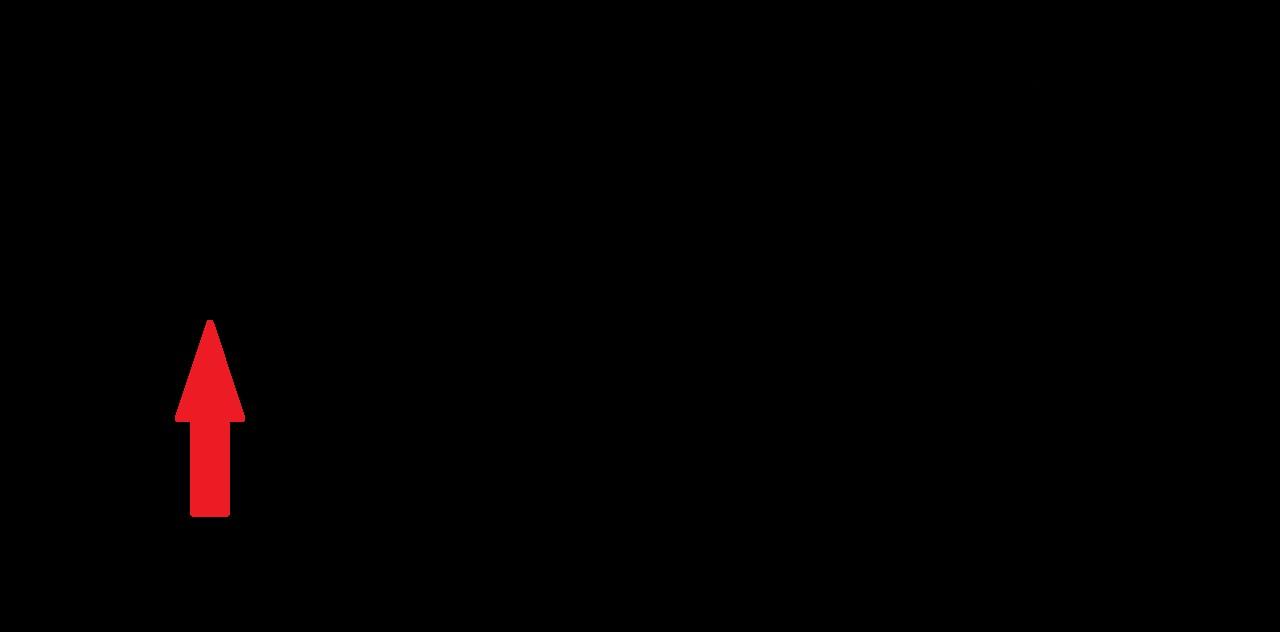
#> input picture s.jpg, 1280 x 632 px, found by its file name
$ python SocialForceSimulation.py
#> lines starting #> are read from the running program, lines starting #| are printed output that depends on the picture; after the words box and inside, x2 and y2 are one past the last pixel; in counts of white or black regions, pixels touching at a corner belong together
### generation.py
import numpy as np
import matplotlib.pyplot as plt
import matplotlib.image as mpimg
import time


def generate_standardized_map(path):
    #Read map
    img = mpimg.imread(path)
#> img is the input picture: shape (632, 1280, 3); mean R, G, B 2.3, 0.3, 0.4
    img = img.mean(axis=2)
#> img: shape (632, 1280) float64
    img[np.where(img>70)] = 255
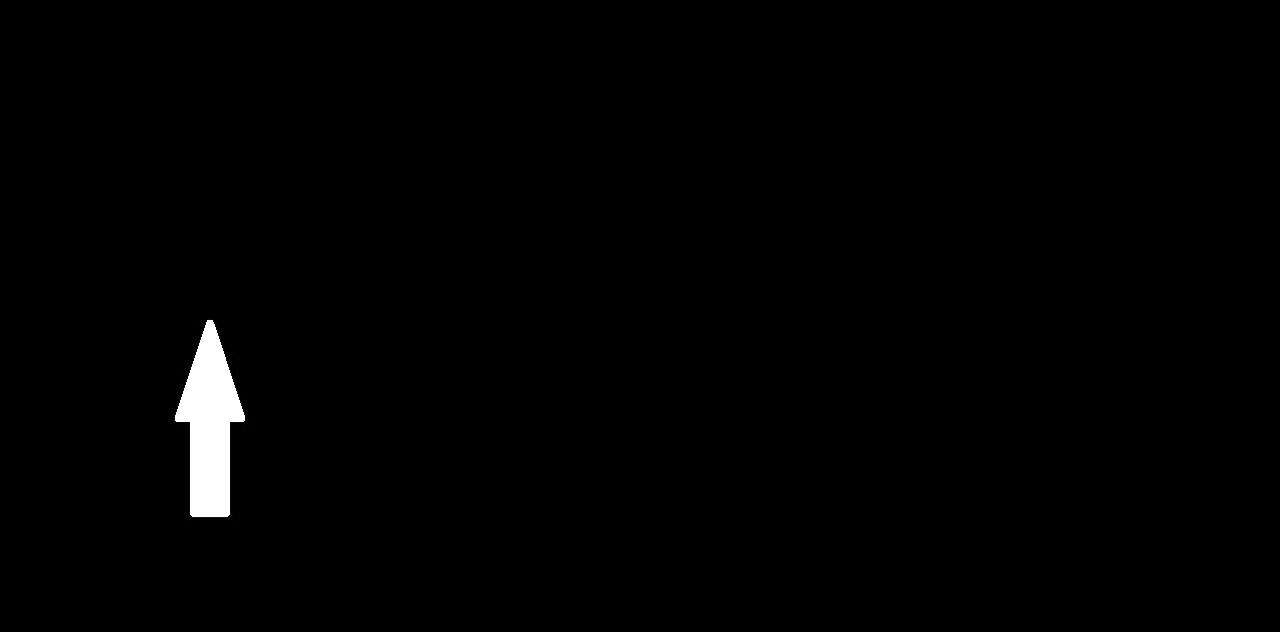
#> img: shape (632, 1280) float64; min 0, max 255, mean 2.5
    img[np.where(img<=70)] = 0
#> img: shape (632, 1280) float64; 0.97% white; 1 white region, box (x1, y1, x2, y2) and area: (175, 320, 245, 517) 7840
    return img

def generate_person(born_points, max_population_one_time):
    #born_points is a list or array contains
    #all the born points of one born place

    #population generated should be less than some value
    population = np.random.randint(1,max_population_one_time)

    #each person has his/her mass
    sign = np.floor(np.random.random(population) - 0.5)
    sign[np.where(sign==0)]=1
    population_mass_set = sign * np.random.random(population) * 10 + 60
    population_mass_set = np.reshape(population_mass_set, (population,1))

    #each person has his/her born coordinate
    born_cdnt = np.array([born_points[np.random.randint(np.size(born_points)/2)] for i in range(population)], dtype=float)# a random chosen born point coordinate

    return population_mass_set, born_cdnt

# [21 lines left out: function generate_potential_field, not called in this run]


def generate_population_plot(population_coordinate_set, img, iteration_time, root_path):
#> called with population_coordinate_set = array of shape (6, 2), iteration_time = 0
    plt.figure(figsize=[10, 10], dpi=150)
    plt.ion()

    plt.cla()
    plt.imshow(img)
    r = population_coordinate_set[:,0]
    c = population_coordinate_set[:,1]
    plt.plot(c,r,'r.', ms=.2)
    plt.xlim([0, 400])
    plt.pause(.001)
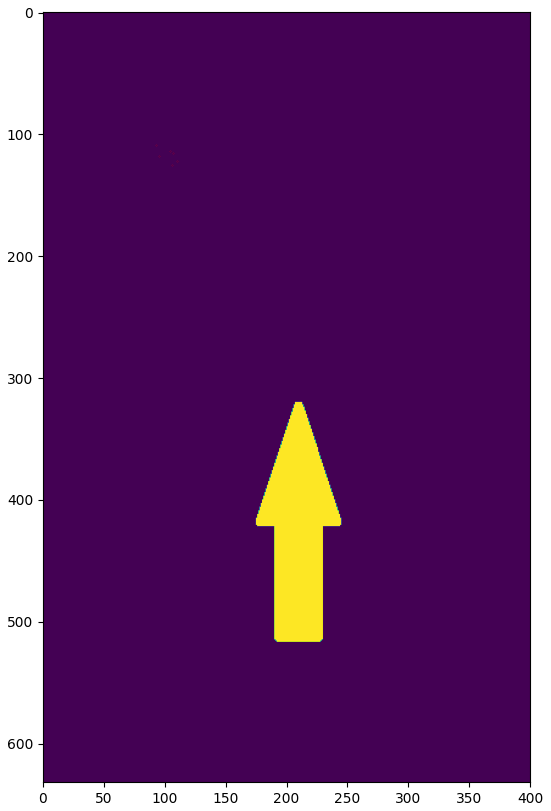
#> figure drawn by matplotlib, 1 panel

    plt.ioff()
    plt.savefig(root_path + r'pics\\%i.jpg'%iteration_time)

def generate_resultant_force_set(driven_force_set, population_repulsion_set):
    return driven_force_set + population_repulsion_set

### calculation.py
import numpy as np
import math
import operation

# [10 lines left out: function calculate_center_of_destination, not called in this run]

def calculate_direction_vector(population_shape, population_coordinate_set, destination):
    direction_vector_set = np.dot(np.ones((population_shape[0],1)),destination) - population_coordinate_set
    direction_vector_set = np.array([i/np.linalg.norm(i) for i in direction_vector_set])
    return direction_vector_set

def calculate_initial_velocity(mean, std, population_shape):
    initail_speed_set = np.random.normal(mean, std, (population_shape[0],1))
    angel = 0#rad
    angle_std = 0.5#rad
    angel_set = np.random.normal(angel, angle_std, population_shape[0])
    direction_set = np.array([[math.cos(i) for i in angel_set],[math.sin(i) for i in angel_set]]).T
    initial_velocity_set = initail_speed_set * direction_set
    return initial_velocity_set, initail_speed_set

def calculate_driven_force(population_mass_set, max_speed_set, direction_vector_set, velocity_set, reaction_time):
    driven_acceleration_set = 1/reaction_time * (max_speed_set * direction_vector_set - velocity_set)
    driven_force_set = driven_acceleration_set * population_mass_set
    return driven_force_set

def calculate_population_repulsion(population_coordinate_set, velocity_set, view_distance, view_angel, dt):
#> called with population_coordinate_set = array of shape (6, 2), velocity_set = array of shape (6, 2), view_distance = 10, view_angel = 200, dt = 10
    velocity_unit_direction_vector_set = np.array([i/np.linalg.norm(i) for i in velocity_set])
    #view field is 10 meters aways from each person and 200 degrees of view width
    population_repulsion_set = []
    for i in range(np.shape(population_coordinate_set)[0]):
        population_relative_coordinate_set = population_coordinate_set - population_coordinate_set[i]
        population_relative_distance_set = np.array([[np.linalg.norm(i)] for i in population_relative_coordinate_set])
        population_normal_vector = population_relative_coordinate_set/population_relative_distance_set
        population_observed = np.array([(0, 0, 0)])

        for j in range(np.shape(population_coordinate_set)[0]):
            if np.degrees(np.arccos(np.dot(population_normal_vector[j], velocity_unit_direction_vector_set[i]))) \
                <= view_angel/2 and population_relative_distance_set[j] <= view_distance:
                population_observed = np.vstack((population_observed, np.hstack((population_coordinate_set[j], j)) ))#i, j are the indexes where the person is

        population_observed = np.delete(population_observed, [0], axis=0)
        r = [int(ii) for ii in population_observed[:,2]]

        b_set = 0.5 * np.sqrt((population_relative_distance_set[r] + population_relative_distance_set[r]-velocity_set[r]*dt)**2 - (velocity_set[r]*dt)**2)

        repulsion_i = -2.1 * np.exp(-b_set/0.3) * population_normal_vector[r]

        population_repulsion_set.append(repulsion_i)

#> (the run stopped early here; a loop or call above may not have finished)
